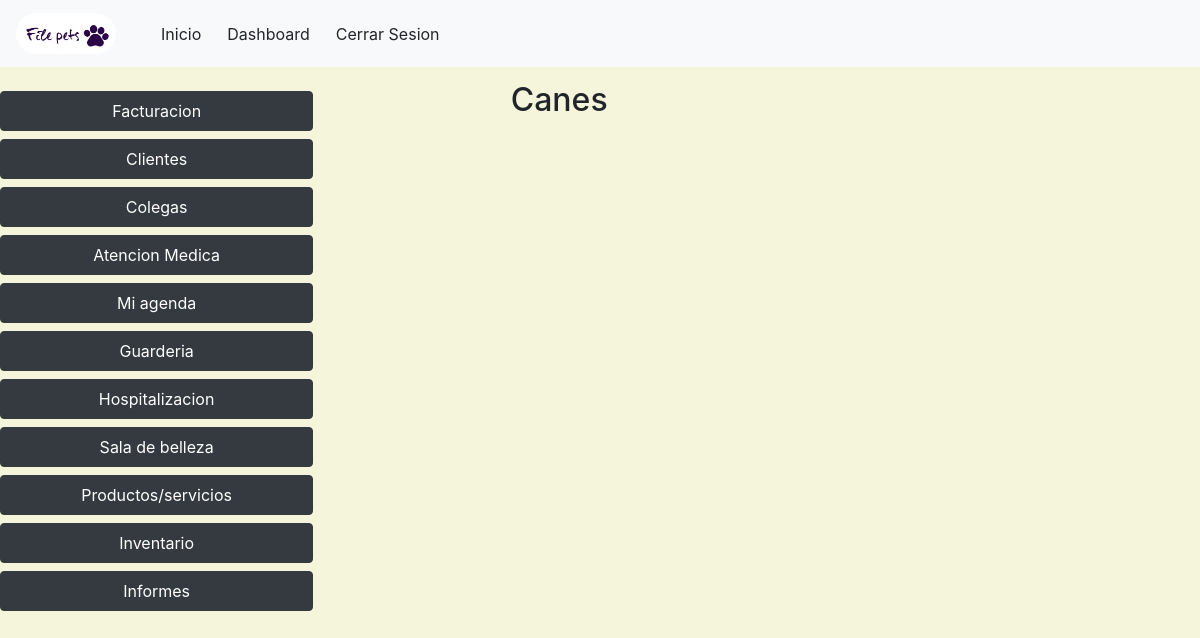
Page /home/ (signed in) on the earlier database version.
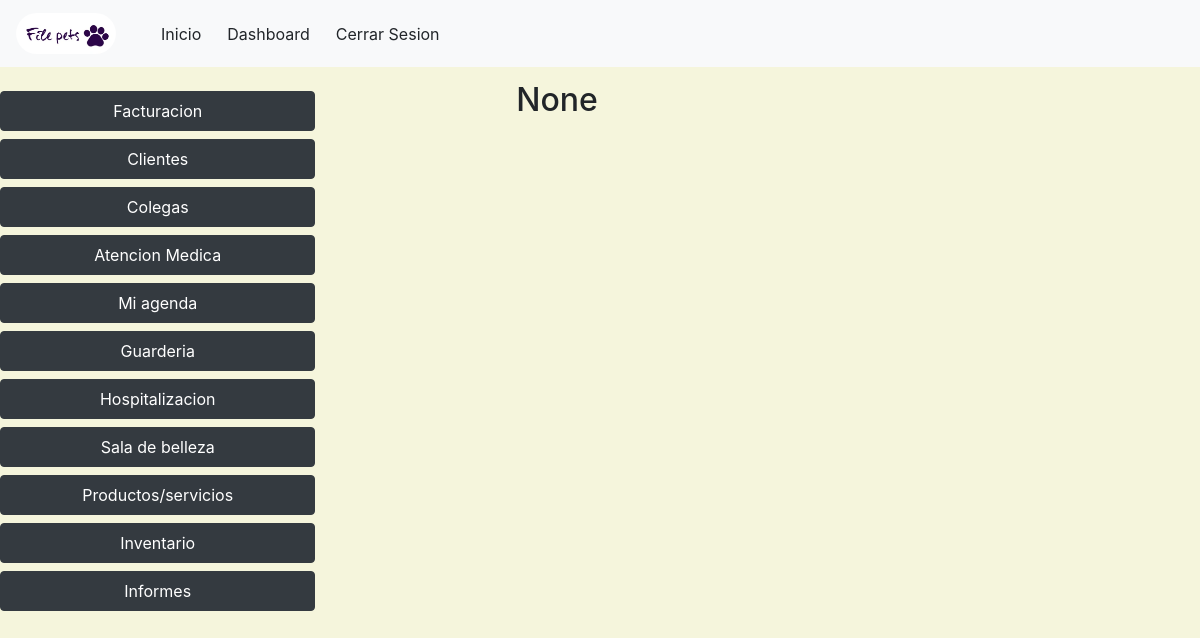
Same page on the later database version.
### veterinary/models.py (models this page shows, shortened)
class User(AbstractUser):
    direccion = models.CharField(max_length=50,blank=True, null= True)
    veterinary = models.ForeignKey(Veterinary, on_delete=models.PROTECT,null=True,blank=True)

class Veterinary(models.Model):
    nameVeterinary = models.CharField(max_length=50,blank=False,null=False,unique=True)
    cityVeterinary = models.CharField(max_length=50,blank=True,null=True)
    nit = models.CharField(max_length=50,blank=False,null=False,unique=True)
    email = models.EmailField(unique=True)
    direccion = models.CharField(max_length=50,blank=True, null= True)
    password = models.CharField(max_length=50, default='admin')
    def __str__(self):
        return self.nameVeterinary

### veterinary/views.py (the view)
# urls.py: path("home/",views.home,name="home"),
@login_required(login_url='login')
def home(request):
    return render(request,'veterinary/home.html',{})

### templates/veterinary/home.html (shortened to what this page needs)
{% extends 'layout/base.html' %}
{% block 'style' %}
    {% load static %}
    <link rel="stylesheet" href="{% static 'css/estilo.css' %}">
{% endblock %}
{% block 'header' %}
{% include 'layout/partials/headerbase.html' %}
{% endblock %}
{% block 'content' %}
<div class="left-menu">
    <div class="caja1">
        {% include 'layout/partials/leftmenu.html' %}
    </div>
    <div class="caja2">
    </div>
    <div class="caja3">
        <div>
            <h2>{{request.user.veterinary}}</h2>
        </div>
    </div>
</div>
{% endblock %}

Differences in the rows shown:
changed User: user.veterinary "Canes" → "None"
